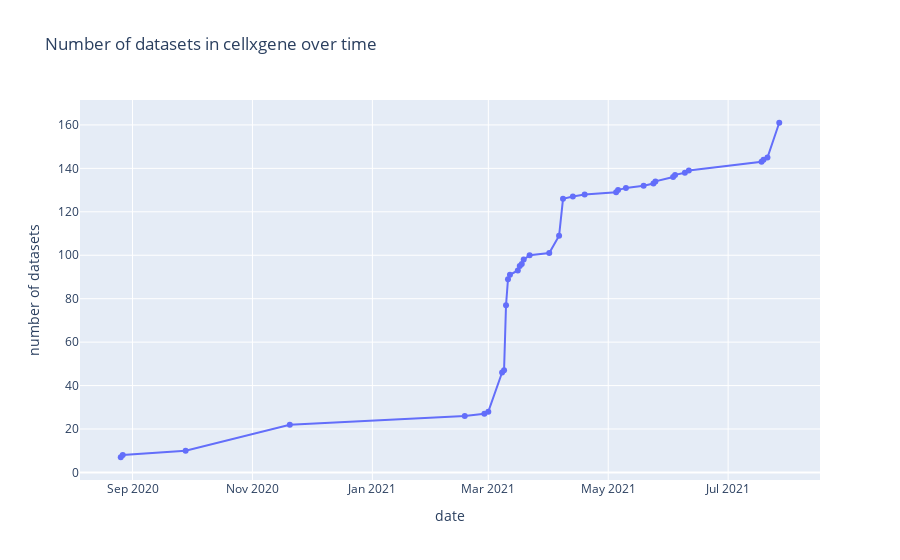

The cell this chart's notebook holds for it:
### Code cell
datasets_df_temp = datasets_df
datasets_df_temp = datasets_df_temp.sort_values(by=['dataset_dt']).reset_index()
datasets_df_temp['dataset_dt'] = datasets_df_temp['dataset_dt'].dt.date
datasets_df_temp['count'] = 1
datasets_df_temp = datasets_df_temp[['dataset_dt', 'count']].groupby(['dataset_dt']).sum().reset_index()
datasets_df_temp['datasets'] = datasets_df_temp['count'].cumsum()

fig = go.Figure(go.Scatter(
    mode = "lines+markers",
    x = datasets_df_temp['dataset_dt'].tolist(),
    y = datasets_df_temp['datasets'].tolist()
    ))

fig.update_layout(
    title="Number of datasets in cellxgene over time",
    xaxis_title="date",
    yaxis_title="number of datasets"
)
             
fig.show()

### Figure 1 — Plotly figure (JSON) as saved in the notebook; plotly's stock layout.template omitted (floating-point values rounded to 4 significant figures)
{"data": [{"mode": "lines+markers", "type": "scatter", "x": ["2020-08-26", "2020-08-27", "2020-09-28", "2020-11-20", "2021-02-17", "2021-02-27", "2021-03-01", "2021-03-08", "2021-03-09", "2021-03-10", "2021-03-11", "2021-03-12", "2021-03-16", "2021-03-17", "2021-03-18", "2021-03-19", "2021-03-22", "2021-04-01", "2021-04-06", "2021-04-08", "2021-04-13", "2021-04-19", "2021-05-05", "2021-05-06", "2021-05-10", "2021-05-19", "2021-05-24", "2021-05-25", "2021-06-03", "2021-06-04", "2021-06-09", "2021-06-11", "2021-07-18", "2021-07-19", "2021-07-21", "2021-07-27"], "y": [7, 8, 10, 22, 26, 27, 28, 46, 47, 77, 89, 91, 93, 95, 96, 98, 100, 101, 109, 126, 127, 128, 129, 130, 131, 132, 133, 134, 136, 137, 138, 139, 143, 144, 145, 161]}], "layout": {"title": {"text": "Number of datasets in cellxgene over time"}, "xaxis": {"title": {"text": "date"}}, "yaxis": {"title": {"text": "number of datasets"}}}}
